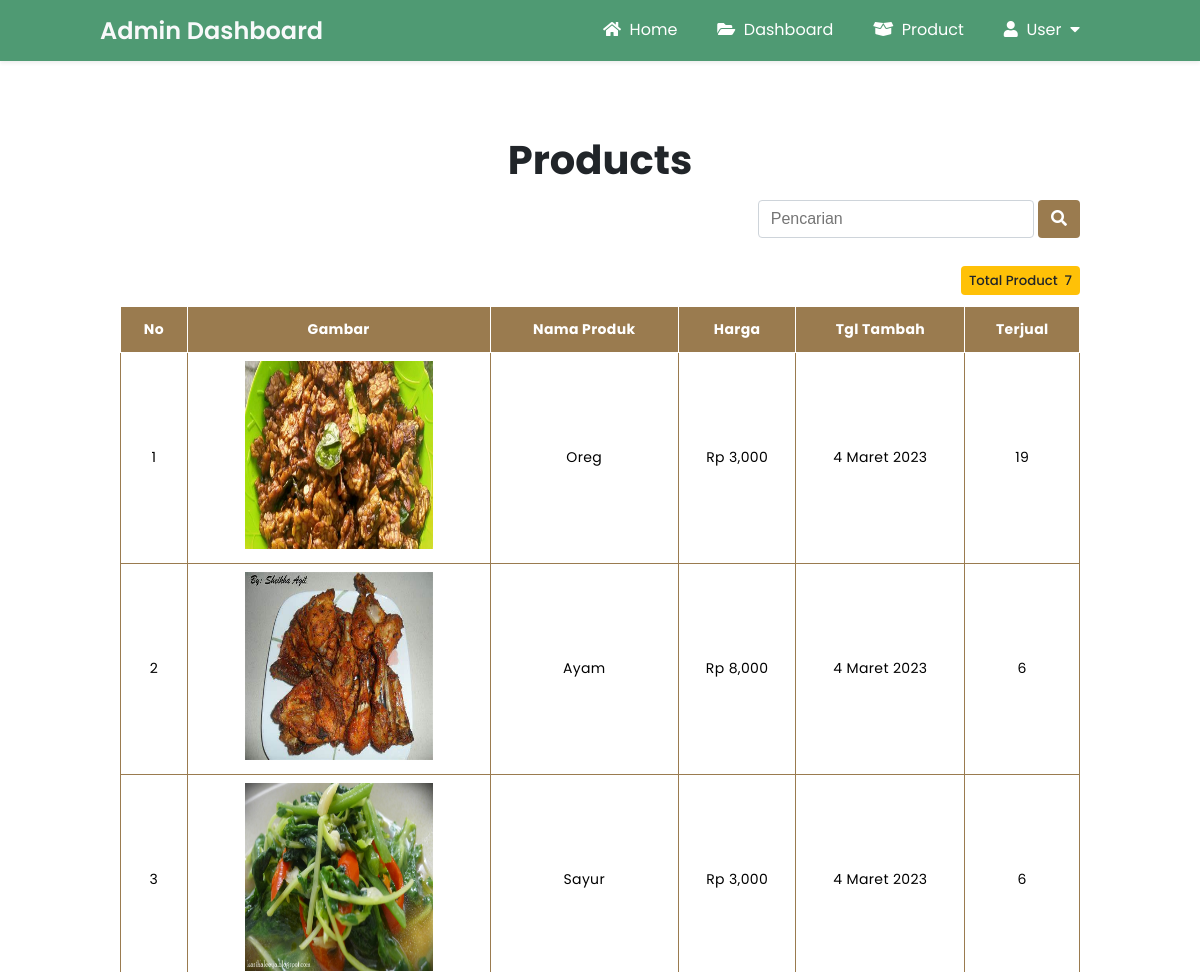
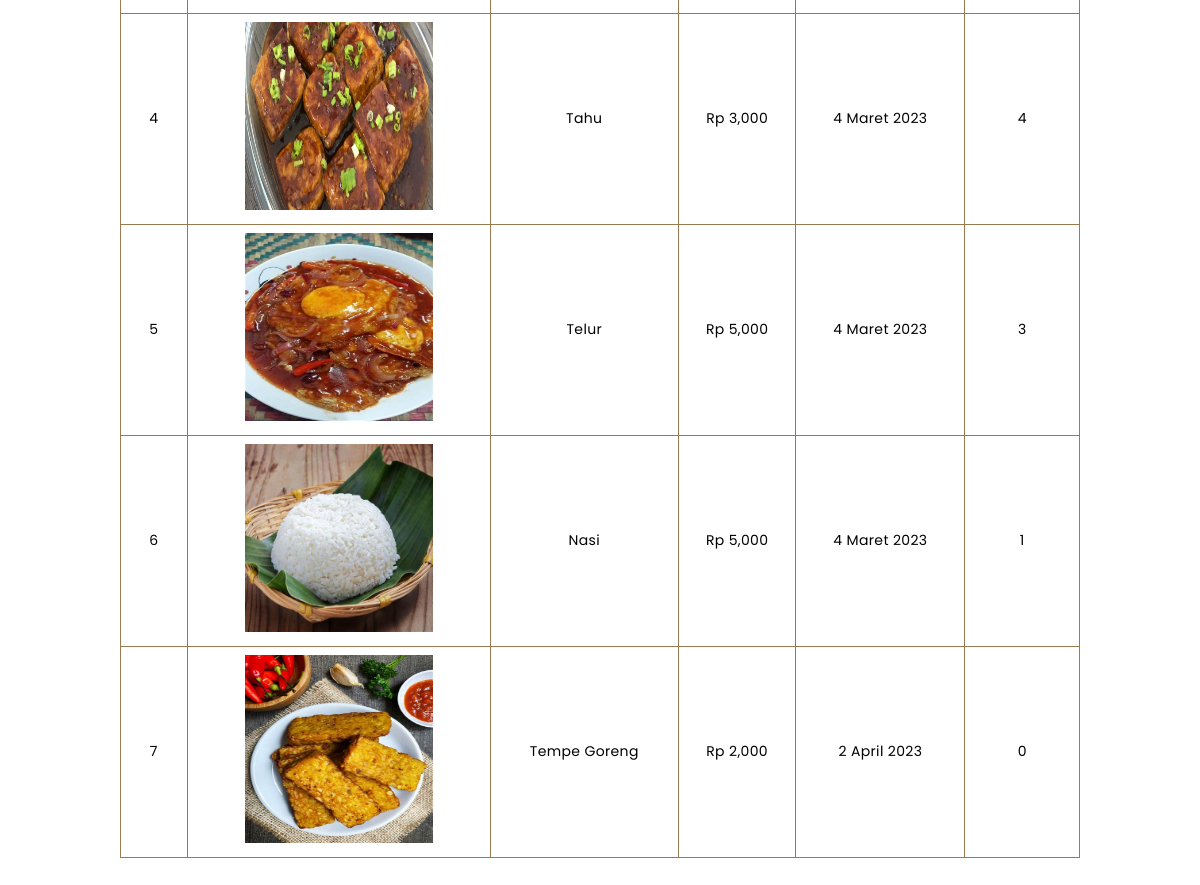
Page /admin/product.php (signed in) on the committed database (2 pictures, top to bottom).
### tables this page shows
CREATE TABLE IF NOT EXISTS `tbl_product` (
  `id` int NOT NULL AUTO_INCREMENT,
  `gambar` varchar(200) NOT NULL,
  `nama_product` varchar(200) NOT NULL,
  `harga` int NOT NULL,
  `tgl_tambah` varchar(200) NOT NULL,
  `terjual` int NOT NULL,
  `deskripsi` text NOT NULL,
  PRIMARY KEY (`id`)
);

### config/config.php (called while the page is built, shortened)
<?php
$hostname = "localhost";
$username = "root";
$password = "";
$database = "db_cafe";
$koneksi = mysqli_connect($hostname, $username, $password, $database);
function queryProduct($queryProduct)
{
    global $koneksi;
    $hasil = mysqli_query($koneksi, $queryProduct);
    $tampungBaris = [];
    while ($baris = mysqli_fetch_assoc($hasil)) {
        $tampungBaris[] = $baris;
    }
    return $tampungBaris;
}
?>

### admin/product.php (the view, shortened to what this page needs)
<?php
require '../config/config.php';
$queryProduct = queryProduct("SELECT * FROM tbl_product ORDER BY terjual DESC");
$totalProduct = count($queryProduct);
?>
<!DOCTYPE html>
<html lang="en">
<head>
    <link rel="stylesheet" href="https://cdnjs.cloudflare.com/ajax/libs/font-awesome/5.15.3/css/all.min.css"
 />
    <link rel="stylesheet" href="../css/product.css?v=<?php echo time(); ?>">
</head>
<body>
    <header class="nav-top-mg">
        <div class="logo">
            <a href="admin.php">
                Admin Dashboard
            </a>
        </div>
        <nav class="nav-bot">
            <ul>
                <li><a href="../index.php"><i class="fas fa-home"></i>&nbsp;&nbsp;Home</a></li>
                <li><a href="admin.php"><i class="fas fa-folder-open"></i>&nbsp;&nbsp;Dashboard</a></li>
                <li><a href="product.php"><i class="fas fa-box-open"></i>&nbsp;&nbsp;Product</a></li>
                <li class="dropdown1"><a href="#"><i class="fas fa-user"></i>&nbsp;&nbsp;User&nbsp;&nbsp;<i
                            class="fas fa-caret-down"></i></a>
                </li>
            </ul>
        </nav>
    </header>
    <section class="tabel">
        <div class="table-container">
            <h1 class="heading">Products</h1>
            <section class="pencarian">
                <div class="container">
                    <form method="post">
                        <input type="text" name="kata_kunci" placeholder="Pencarian">
                        <button type="submit" name="cari3" class="button-pencarian">
                            <i class="fas fa-search"></i>
                        </button>
                    </form>
                </div>
            </section>
            <section class="informasi">
                <h5>
                    <?php
        if(isset($totalPencarian)) {
            echo "<span class='cari'>Hasil Pencarian&nbsp; " . $totalPencarian . "</span>";
        } else {
            echo "<span class='admin'>Total Product&nbsp; " . $totalProduct . "</span>";
        }
        ?>
                </h5>
            </section>
            <table class="table">
                <thead>
                    <tr>
                        <th>No</th>
                        <th>Gambar</th>
                        <th>Nama Produk</th>
                        <th>Harga</th>
                        <th>Tgl Tambah</th>
                        <th>Terjual</th>
                    </tr>
                </thead>
                <tbody>
                    <?php $i = 1; ?>
                    <?php foreach($queryProduct as $dataProduct) : ?>
                    <tr>
                        <td data-label="No"><?= $i; ?></td>
                        <td data-label="Gambar"><img class="resize-image"
                                src="../uploads/<?= $dataProduct['gambar']; ?>"></td>
                        <td data-label="Nama Produk"><?= $dataProduct['nama_product']; ?></td>
                        <td data-label="Harga"><?= 'Rp ' . number_format($dataProduct['harga']); ?></td>
                        <td data-label="Tgl Tambah"><?= $dataProduct['tgl_tambah']; ?></td>
                        <td data-label="Terjual"><?= $dataProduct['terjual']; ?></td>
                    </tr>
                    <?php $i++; ?>
                    <?php endforeach; ?>
                </tbody>
            </table>
        </div>
    </section>
</body>
</html>

### css/product.css (style rules this page uses)
body { font-family: "Poppins", sans-serif; margin: 0; padding: 0; }
header { position: absolute; top: 0; left: 0; padding: 0 100px; background: #4f9a73; width: 100%; box-sizing: border-box; box-shadow: 0 0.125rem 0.25rem rgba(0, 0, 0, 0.075); z-index: 999999; }
header .logo a { margin-top: 13px; color: #f8f9fa; height: 48px; font-size: 24px; float: left; font-weight: 600; text-decoration: none; }
header nav { float: right; }
header nav ul { margin: 0; padding: 0; display: flex; }
header nav ul li { list-style: none; position: relative; }
header nav ul li a { height: 50px; line-height: 50px; padding: 5px 20px; color: #fff; text-decoration: none; display: block; }
.tabel { margin-top: 130px; margin-bottom: 75px; }
.table-container { padding: 0 10%; margin: 40px auto 0; }
.heading { font-size: 40px; text-align: center; margin-bottom: 40px; color: #212529; margin-block-end: 0em; }
.table { width: 100%; border-collapse: collapse; }
.table thead { background-color: #9a7b4f; }
.table thead tr th { font-size: 14px; font-weight: medium; letter-spacing: 0.35px; color: #fff; opacity: 1; padding: 12px; vertical-align: top; border: 0.5px solid #fff; }
.table tbody tr td { font-size: 14px; letter-spacing: 0.35px; font-weight: normal; padding: 8px; text-align: center; border: 0.5px solid #9a7b4f; }
.resize-image { width: 188px; height: 188px; }
.pencarian { margin-bottom: 25px; }
.container { text-align: right; }
input[type="text"] { margin-top: 8px; margin-bottom: 8px; width: 250px; padding: 0.375rem 0.75rem; border-radius: 0.25rem; font-size: 1rem; line-height: 1.5; border: 1px solid #ced4da; color: #212529; background-clip: padding-box; outline: none; }
button.button-pencarian { margin-top: 10px; background: #9a7b4f; color: #fff; padding: 6px 12px; border-radius: 0.25rem; border: 1px solid transparent; font-size: 1rem; line-height: 1.5; outline: none; cursor: pointer; }
h5 { margin-block-start: 1em; margin-block-end: 1.1em; text-align: right; }
.admin { background-color: #ffc107; padding: 5px 8px 5px 8px; border-radius: 0.25rem; color: #212529; font-weight: 500; }

### rows in the picture
tbl_product: gambar (picture), nama_product "Oreg", harga "3,000", tgl_tambah "4 Maret 2023", terjual "19"
tbl_product: gambar (picture), nama_product "Ayam", harga "8,000", tgl_tambah "4 Maret 2023", terjual "6"
tbl_product: gambar (picture), nama_product "Sayur", harga "3,000", tgl_tambah "4 Maret 2023", terjual "6"
tbl_product: gambar (picture), nama_product "Tahu", harga "3,000", tgl_tambah "4 Maret 2023", terjual "4"
tbl_product: gambar (picture), nama_product "Telur", harga "5,000", tgl_tambah "4 Maret 2023", terjual "3"
tbl_product: gambar (picture), nama_product "Nasi", harga "5,000", tgl_tambah "4 Maret 2023", terjual "1"
tbl_product: gambar (picture), nama_product "Tempe Goreng", harga "2,000", tgl_tambah "2 April 2023", terjual "0"

### other values in the picture
$totalProduct "7"
